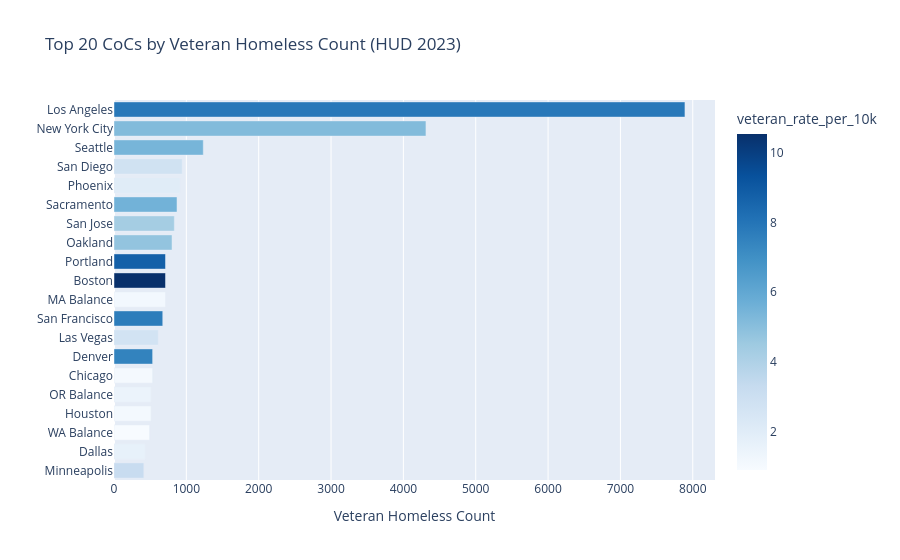

Here is the notebook cell this chart was saved with:
### Code cell
top20 = df.nlargest(20, 'veteran_homeless')
fig2 = px.bar(
    top20.sort_values('veteran_homeless', ascending=True),
    x='veteran_homeless', y='city_name', orientation='h',
    color='veteran_rate_per_10k', color_continuous_scale='Blues',
    title='Top 20 CoCs by Veteran Homeless Count (HUD 2023)',
    labels={'veteran_homeless': 'Veteran Homeless Count', 'city_name': ''},
)
fig2.show()

### Figure 1 — Plotly figure (JSON) as saved in the notebook; plotly's stock layout.template omitted (floating-point values rounded to 4 significant figures)
{"data": [{"hovertemplate": "Veteran Homeless Count=%{x}<br>=%{y}<br>veteran_rate_per_10k=%{marker.color}<extra></extra>", "legendgroup": "", "marker": {"color": [3.21, 1.65, 0.9, 1.08, 1.49, 1.04, 7.46, 2.7, 7.71, 1.12, 10.54, 8.76, 4.77, 4.31, 5.55, 2.03, 2.82, 5.44, 5.17, 7.88], "coloraxis": "coloraxis", "pattern": {"shape": ""}}, "name": "", "orientation": "h", "showlegend": false, "textposition": "auto", "type": "bar", "x": [412, 432, 492, 512, 512, 534, 534, 612, 674, 712, 712, 712, 802, 834, 871, 912, 942, 1234, 4312, 7892], "xaxis": "x", "y": ["Minneapolis", "Dallas", "WA Balance", "Houston", "OR Balance", "Chicago", "Denver", "Las Vegas", "San Francisco", "MA Balance", "Boston", "Portland", "Oakland", "San Jose", "Sacramento", "Phoenix", "San Diego", "Seattle", "New York City", "Los Angeles"], "yaxis": "y"}], "layout": {"barmode": "relative", "coloraxis": {"colorbar": {"title": {"text": "veteran_rate_per_10k"}}, "colorscale": [[0.0, "rgb(247,251,255)"], [0.125, "rgb(222,235,247)"], [0.25, "rgb(198,219,239)"], [0.375, "rgb(158,202,225)"], [0.5, "rgb(107,174,214)"], [0.625, "rgb(66,146,198)"], [0.75, "rgb(33,113,181)"], [0.875, "rgb(8,81,156)"], [1.0, "rgb(8,48,107)"]]}, "legend": {"tracegroupgap": 0}, "title": {"text": "Top 20 CoCs by Veteran Homeless Count (HUD 2023)"}, "xaxis": {"anchor": "y", "domain": [0.0, 1.0], "title": {"text": "Veteran Homeless Count"}}, "yaxis": {"anchor": "x", "domain": [0.0, 1.0], "title": {"text": ""}}}}
